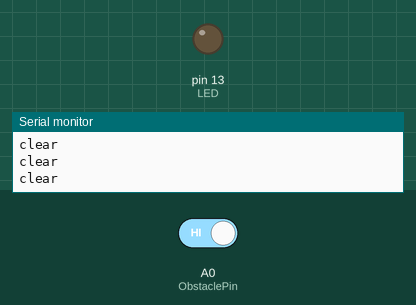
This sketch was run on a simulated Arduino Uno, built with avr-gcc and run on an emulated ATmega328P. Shown: output pins drawn as LEDs (lit = HIGH), the last lines printed to the serial monitor. Inputs (shaded band) come from the test bench; at power-on: A0 (ObstaclePin) HIGH.

Above: at 1.3 s.
1.4 s: A0 (ObstaclePin) driven LOW
At 2.2 s:
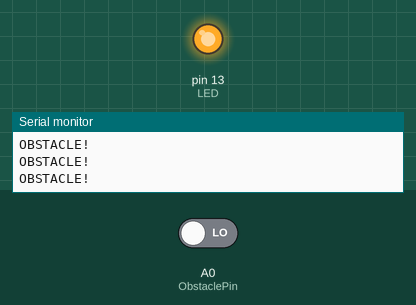
3.0 s: A0 (ObstaclePin) driven HIGH
At 3.4 s:
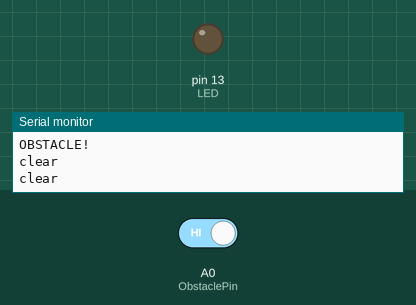
Timing chart, 0 to 6.0 s (numbered marks = the images above; inputs shaded):
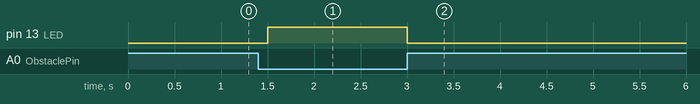

The sketch:

IR_obstacle.ino
```cpp
int LED = 13; // Use the onboard Uno LED
int ObstaclePin = A0;  // This is our input pin
int Obstacle = HIGH;  // MEANS NO OBSTACLE

void setup() {
  pinMode(LED, OUTPUT);
  pinMode(ObstaclePin, INPUT); //CW increases, CCW decreases
  Serial.begin(115200);

}

void loop() {
  Obstacle = digitalRead(ObstaclePin);
  if (Obstacle == LOW)
  {
    Serial.println("OBSTACLE!");
    digitalWrite(LED, HIGH);
  }
  else
  {
    Serial.println("clear");
    digitalWrite(LED, LOW);
  }
  delay(250);
}
```

Measured:
- after the input at 1.4 s, pin 13 (LED): LOW → HIGH after 0.10 s
- after the input at 3.0 s, pin 13 (LED): HIGH → LOW at once
